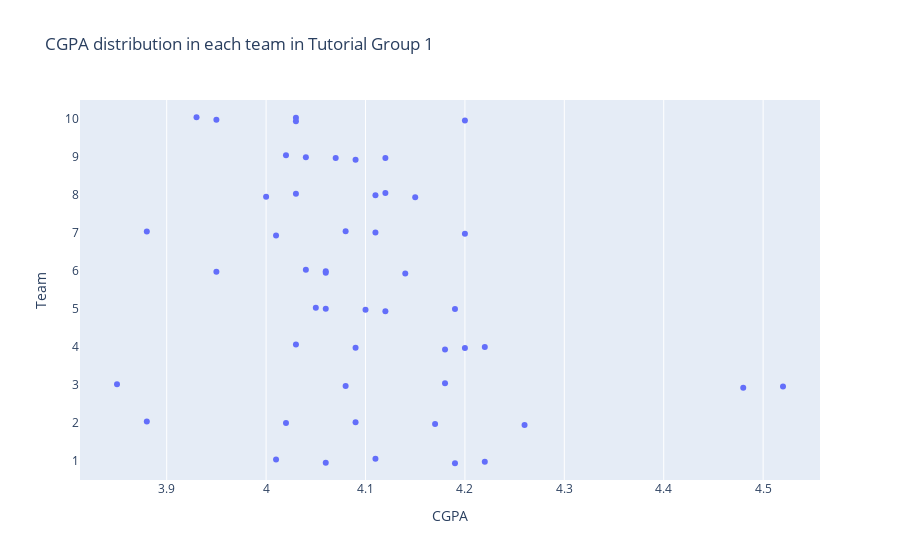

The cell this chart's notebook holds for it:
### Code cell
if __name__ == "__main__":
    main_graph()

### Figure 1 — Plotly figure (JSON) as saved in the notebook; plotly's stock layout.template omitted (floating-point values rounded to 4 significant figures)
{"data": [{"alignmentgroup": "True", "boxpoints": "all", "fillcolor": "rgba(255,255,255,0)", "hoveron": "points", "hovertemplate": "CGPA=%{x}<br>Team=%{y}<extra></extra>", "legendgroup": "", "line": {"color": "rgba(255,255,255,0)"}, "marker": {"color": "#636efa"}, "name": "", "offsetgroup": "", "orientation": "h", "pointpos": 0, "showlegend": false, "type": "box", "x": [4.01, 4.06, 4.11, 4.19, 4.22, 3.88, 4.02, 4.09, 4.17, 4.26, 3.85, 4.08, 4.18, 4.52, 4.48, 4.22, 4.03, 4.18, 4.09, 4.2, 4.19, 4.1, 4.05, 4.12, 4.06, 4.06, 3.95, 4.14, 4.04, 4.06, 4.11, 4.01, 4.2, 3.88, 4.08, 4.12, 4.11, 4.03, 4, 4.15, 4.04, 4.12, 4.02, 4.09, 4.07, 4.03, 4.03, 3.93, 4.2, 3.95], "x0": " ", "xaxis": "x", "y": ["1", "1", "1", "1", "1", "2", "2", "2", "2", "2", "3", "3", "3", "3", "3", "4", "4", "4", "4", "4", "5", "5", "5", "5", "5", "6", "6", "6", "6", "6", "7", "7", "7", "7", "7", "8", "8", "8", "8", "8", "9", "9", "9", "9", "9", "10", "10", "10", "10", "10"], "y0": " ", "yaxis": "y"}], "layout": {"boxmode": "overlay", "legend": {"tracegroupgap": 0}, "title": {"text": "CGPA distribution in each team in Tutorial Group 1"}, "xaxis": {"anchor": "y", "domain": [0, 1], "title": {"text": "CGPA"}}, "yaxis": {"anchor": "x", "domain": [0, 1], "title": {"text": "Team"}}}}
